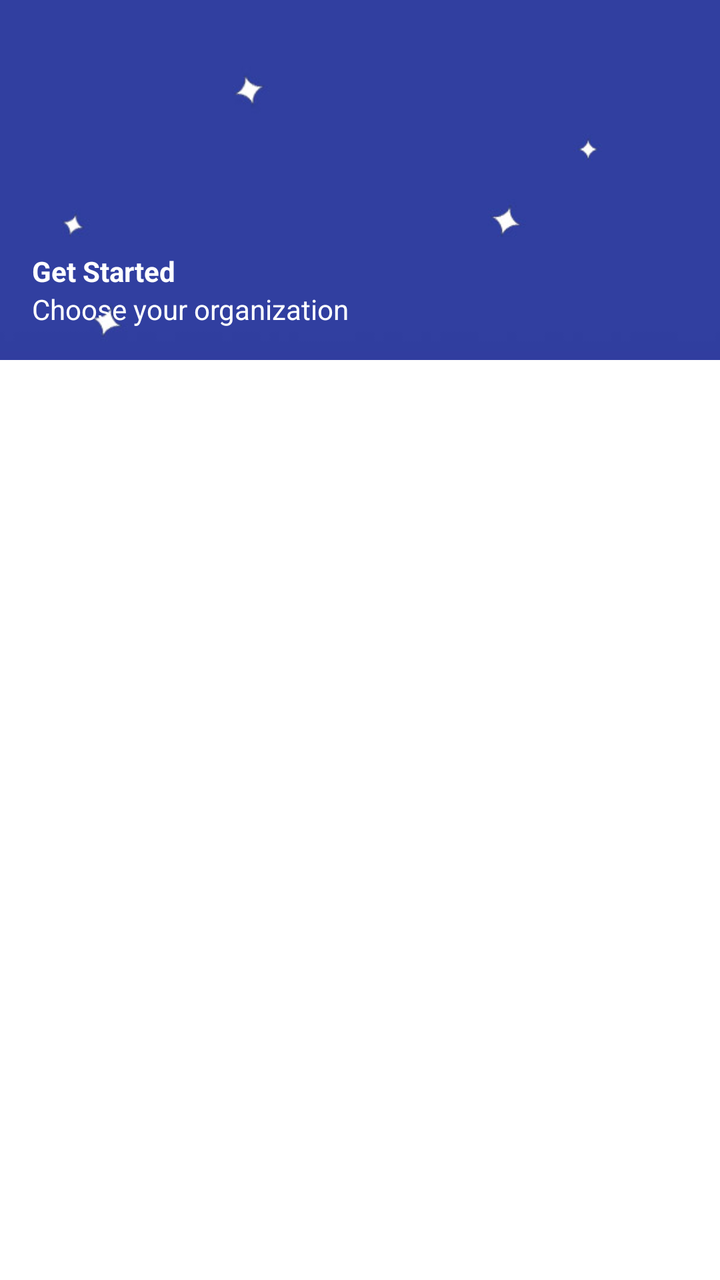
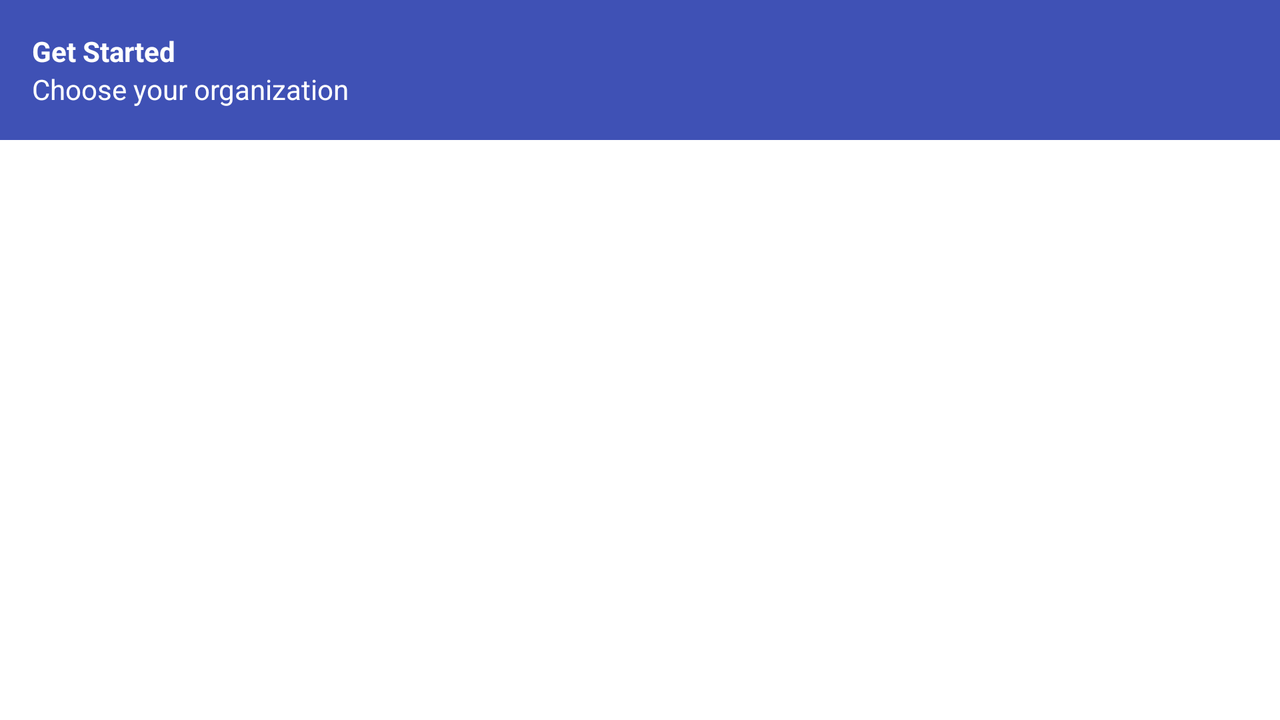

An Android layout and its configuration variant, each rendered on a device that would load it. The default file and the variant file are quoted in full after the pictures.
<!-- AndroidManifest.xml: activity theme Theme.CommonCause.NoActionBar -->
<!-- res/layout/activity_add_org.xml -->
<?xml version="1.0" encoding="utf-8"?>
<RelativeLayout xmlns:android="http://schemas.android.com/apk/res/android"
    xmlns:tools="http://schemas.android.com/tools"
    android:id="@+id/activity_add_org"
    android:layout_width="match_parent"
    android:layout_height="match_parent"
    tools:context="com.exceptionlabs.cc.AddOrgActivity"
    android:background="@color/colorPrimaryDark">

    <ImageView
        android:id="@+id/ivStars"
        android:layout_width="wrap_content"
        android:layout_height="wrap_content"
        android:scaleType="centerCrop"
        android:src="@drawable/starry_bg"/>

    <RelativeLayout
        android:layout_width="match_parent"
        android:layout_height="180dp"
        android:id="@+id/rlHeader">

        <TextView
            android:text="Choose your organization"
            android:layout_width="wrap_content"
            android:layout_height="wrap_content"
            android:layout_alignParentBottom="true"
            android:id="@+id/tvHeaderSub"
            android:textColor="@color/colorWhite"
            android:paddingBottom="@dimen/activity_vertical_margin"
            android:paddingLeft="@dimen/activity_horizontal_margin"/>
        <TextView
            android:text="Get Started"
            android:layout_width="wrap_content"
            android:layout_height="wrap_content"
            android:id="@+id/tvHeaderTitle"
            android:textColor="@color/colorWhite"
            android:layout_above="@id/tvHeaderSub"
            android:textStyle="bold"
            android:paddingLeft="@dimen/activity_horizontal_margin"/>
    </RelativeLayout>
    <View
        android:id="@+id/vFrag"
        android:layout_width="match_parent"
        android:layout_height="match_parent"
        android:layout_below="@id/rlHeader"
        android:background="@color/colorWhite">

    </View>
</RelativeLayout>
<!-- resources referenced by this layout -->
<resources>
  <color name="colorPrimaryDark">#303F9F</color>
  <color name="colorWhite">#FFFFFF</color>
  <dimen name="activity_horizontal_margin">16dp</dimen>
  <dimen name="activity_vertical_margin">16dp</dimen>
  <!-- drawable starry_bg: jpg bitmap (drawable, 27898 bytes) -->
  <style name="Theme.CommonCause.NoActionBar" parent="Theme.AppCompat.Light.NoActionBar">
          <item name="colorPrimary">@color/colorPrimary</item>
          <item name="colorPrimaryDark">@color/colorPrimaryDark</item>
          <item name="colorAccent">@color/colorAccent</item>
      </style>
  <color name="colorPrimary">#3F51B5</color>
  <color name="colorAccent">#FFC107</color>
</resources>
<!-- res/layout-land/activity_add_org.xml (the author's variant of the layout above) -->
<!-- drawn on the phone turned sideways -->
<?xml version="1.0" encoding="utf-8"?>
<RelativeLayout xmlns:android="http://schemas.android.com/apk/res/android"
    xmlns:tools="http://schemas.android.com/tools"
    android:id="@+id/activity_add_org"
    android:layout_width="match_parent"
    android:layout_height="match_parent"
    android:background="@color/colorPrimaryDark"
    tools:context="com.exceptionlabs.cc.AddOrgActivity">

    <ImageView
        android:id="@+id/ivStars"
        android:layout_width="wrap_content"
        android:layout_height="wrap_content"
        android:scaleType="centerCrop"
        android:src="@drawable/starry_bg" />

    <RelativeLayout
        android:id="@+id/rlHeader"
        android:layout_width="match_parent"
        android:layout_height="wrap_content">

        <RelativeLayout
            android:paddingTop="@dimen/activity_vertical_margin"
            android:id="@+id/rlHeaderText"
            android:layout_width="match_parent"
            android:layout_height="wrap_content"
            android:background="@color/colorPrimary">

            <TextView
                android:id="@+id/tvHeaderTitle"
                android:layout_width="wrap_content"
                android:layout_height="wrap_content"
                android:paddingLeft="@dimen/activity_horizontal_margin"
                android:text="Get Started"
                android:textColor="@color/colorWhite"
                android:textStyle="bold" />

            <TextView
                android:id="@+id/tvHeaderSub"
                android:layout_width="wrap_content"
                android:layout_height="wrap_content"
                android:layout_below="@id/tvHeaderTitle"
                android:paddingBottom="@dimen/activity_vertical_margin"
                android:paddingLeft="@dimen/activity_horizontal_margin"
                android:text="Choose your organization"
                android:textColor="@color/colorWhite" />


        </RelativeLayout>
    </RelativeLayout>

    <FrameLayout
        android:id="@+id/vFrag"
        android:layout_width="match_parent"
        android:layout_height="match_parent"
        android:layout_below="@id/rlHeader"
        android:background="@color/colorWhite"
        tools:layout="@layout/fragment_org_list">

    </FrameLayout>
</RelativeLayout>
<!-- res/layout/fragment_org_list.xml (included above) -->
<ScrollView xmlns:android="http://schemas.android.com/apk/res/android"
    xmlns:app="http://schemas.android.com/apk/res-auto"
    xmlns:tools="http://schemas.android.com/tools"
    android:layout_width="match_parent"
    android:layout_height="wrap_content"
    android:background="@color/colorWhite"
    tools:context="com.exceptionlabs.cc.addorgfragments.OrgListFragment">


    <com.google.android.flexbox.FlexboxLayout
        android:id="@+id/fbOrgButtons"
        android:layout_width="wrap_content"
        android:layout_height="wrap_content"
        android:layout_gravity="center_horizontal"
        android:layout_marginBottom="@dimen/activity_vertical_margin"
        android:layout_marginTop="@dimen/activity_vertical_margin"
        android:animateLayoutChanges="true"
        app:alignItems="flex_start"
        app:flexWrap="wrap"
        app:justifyContent="flex_start" />


</ScrollView>
<!-- resources referenced by the variant -->
<!-- as the phone turned sideways resolves them -->
<resources>
  <color name="colorPrimary">#3F51B5</color>
  <color name="colorPrimaryDark">#303F9F</color>
  <color name="colorWhite">#FFFFFF</color>
  <dimen name="activity_horizontal_margin">16dp</dimen>
  <dimen name="activity_vertical_margin">16dp</dimen>
  <!-- drawable starry_bg: jpg bitmap (drawable, 27898 bytes) -->
  <style name="Theme.CommonCause.NoActionBar" parent="Theme.AppCompat.Light.NoActionBar">
          <item name="colorPrimary">@color/colorPrimary</item>
          <item name="colorPrimaryDark">@color/colorPrimaryDark</item>
          <item name="colorAccent">@color/colorAccent</item>
      </style>
  <color name="colorAccent">#FFC107</color>
</resources>
